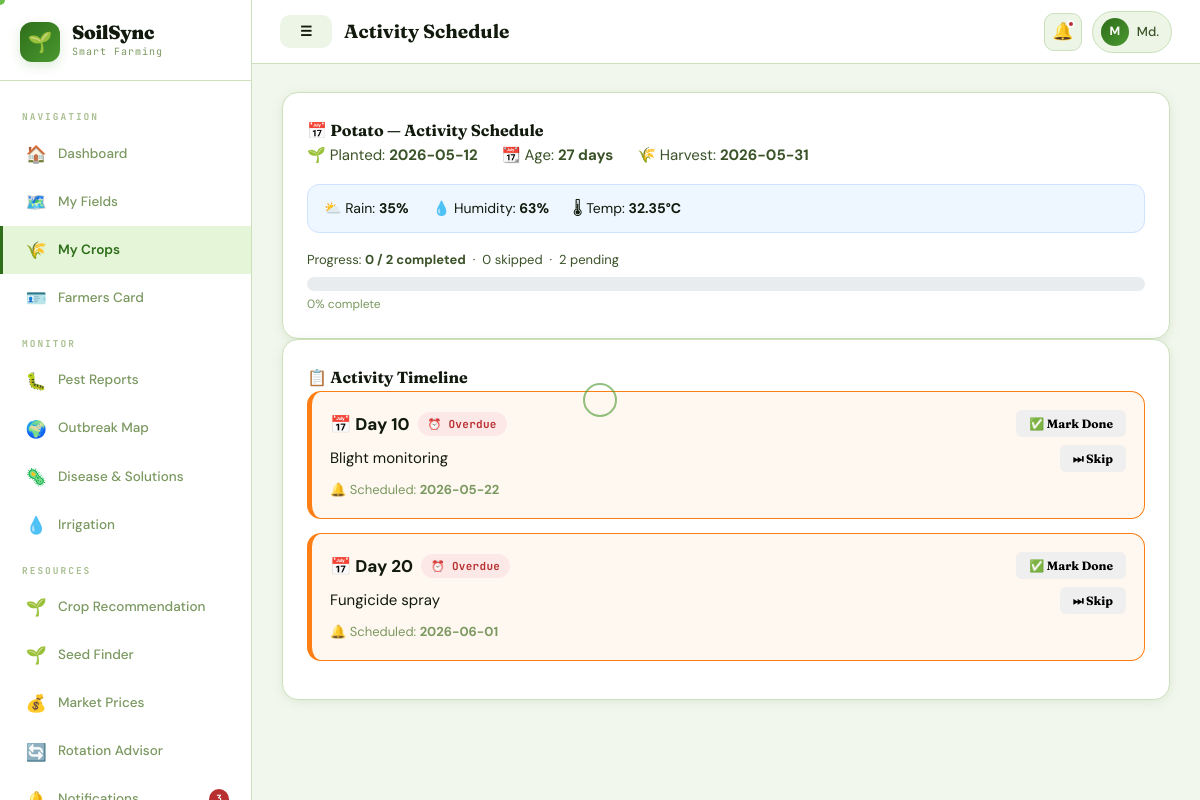
The page /activity_schedule.php?crop=3 (signed in) on the database its author committed.
### tables this page shows
CREATE TABLE `users` (
  `id` int(11) NOT NULL,
  `name` varchar(100) NOT NULL,
  `phone` varchar(20) NOT NULL,
  `password` varchar(255) NOT NULL,
  `role` enum('farmer','expert','admin') DEFAULT 'farmer',
  `location_id` int(11) DEFAULT NULL,
  `created_at` timestamp NOT NULL DEFAULT current_timestamp(),
  `fc_card_number` varchar(20) DEFAULT NULL,
  `fc_category` enum('landless','marginal','small','medium','large') DEFAULT NULL,
  `fc_land_size` decimal(8,2) DEFAULT NULL,
  `fc_bank_account` varchar(30) DEFAULT NULL,
  `fc_registered_at` datetime DEFAULT NULL,
  `fc_phase` enum('pre_pilot','pilot','national') DEFAULT NULL
);

CREATE TABLE `farmer_crops` (
  `id` int(11) NOT NULL,
  `user_id` int(11) NOT NULL,
  `crop_id` int(11) NOT NULL,
  `field_id` int(11) DEFAULT NULL,
  `seed_id` int(11) DEFAULT NULL,
  `planted_date` date NOT NULL,
  `expected_harvest` date DEFAULT NULL,
  `status` enum('growing','harvested','failed') DEFAULT 'growing',
  `created_at` timestamp NOT NULL DEFAULT current_timestamp()
);

CREATE TABLE `crops` (
  `id` int(11) NOT NULL,
  `name` varchar(100) NOT NULL,
  `description` text DEFAULT NULL
);

CREATE TABLE `weather_data` (
  `id` int(11) NOT NULL,
  `location_id` int(11) DEFAULT NULL,
  `temperature` decimal(5,2) DEFAULT NULL,
  `rainfall` decimal(5,2) DEFAULT NULL,
  `humidity` int(11) DEFAULT NULL,
  `rain_probability` int(11) DEFAULT 0,
  `recorded_at` timestamp NOT NULL DEFAULT current_timestamp()
);

CREATE TABLE `activity_schedule` (
  `id` int(11) NOT NULL,
  `user_id` int(11) DEFAULT NULL,
  `farmer_crop_id` int(11) DEFAULT NULL,
  `day_number` int(11) NOT NULL,
  `activity` text NOT NULL,
  `weather_note` text DEFAULT NULL,
  `status` enum('pending','done','skipped') NOT NULL DEFAULT 'pending',
  `completed_at` datetime DEFAULT NULL,
  `completion_note` varchar(255) DEFAULT NULL
);

### db.php (called while the page is built, shortened)
<?php
function isLoggedIn(): bool {
    return isset($_SESSION['user_id']) && !empty($_SESSION['user_id']);
}
function currentUser($conn): ?array {
    $id = (int)$_SESSION['user_id'];
    $r = $conn->query("
        SELECT u.*, l.division, l.district
        FROM users u
        LEFT JOIN locations l ON u.location_id=l.id
        WHERE u.id=$id
        LIMIT 1
    ");
    return $r ? $r->fetch_assoc() : null;
}
function unreadCount($conn, int $uid): int {
    $r = $conn->query("
        SELECT COUNT(*) AS c
        FROM notifications
        WHERE user_id=$uid AND is_read=0
    ");
    return $r ? (int)$r->fetch_assoc()['c'] : 0;
}
?>

### activity_schedule.php (the view, shortened to what this page needs)
<?php
require_once 'db.php';
$pageTitle = 'Activity Schedule';
$activeNav = 'crops';
$user  = currentUser($conn);
$uid   = (int)$user['id'];
$locId = (int)($user['location_id'] ?? 0);
$cropId = (int)($_GET['crop'] ?? 0);
$crop = $conn->query("
    SELECT fc.*, c.name AS crop_name
    FROM farmer_crops fc
    JOIN crops c ON fc.crop_id = c.id
    WHERE fc.id = $cropId AND fc.user_id = $uid
")->fetch_assoc();
$daysElapsed = (int) floor(
    (time() - strtotime($crop['planted_date'])) / 86400
);
$weather = null;
if ($locId) {
    $w = $conn->query("
        SELECT * FROM weather_data
        WHERE location_id = $locId
        ORDER BY recorded_at DESC LIMIT 1
    ");
    if ($w) $weather = $w->fetch_assoc();
}
function applyWeatherLogic(string $activity, ?array $weather): array
{
    $note   = '';
    $urgent = false;
    return [$activity, $note, $urgent];
}
$existing = $conn->query("SELECT * FROM activity_schedule WHERE farmer_crop_id=$cropId AND user_id=$uid AND status='pending'");
while ($row = $existing->fetch_assoc()) {
    [, $updatedNote, ] = applyWeatherLogic($row['activity'], $weather);
    $safeNote = $conn->real_escape_string($updatedNote);
    $conn->query("UPDATE activity_schedule SET weather_note='$safeNote' WHERE id={$row['id']}");
}
$activities = $conn->query("
    SELECT * FROM activity_schedule
    WHERE farmer_crop_id=$cropId AND user_id=$uid
    ORDER BY day_number ASC
");
$statsRow = $conn->query("
    SELECT
        COUNT(*) AS total,
        SUM(status='done') AS done_count,
        SUM(status='skipped') AS skipped_count,
        SUM(status='pending') AS pending_count
    FROM activity_schedule
    WHERE farmer_crop_id=$cropId AND user_id=$uid
")->fetch_assoc();
$total      = (int)$statsRow['total'];
$doneCount  = (int)$statsRow['done_count'];
$skipCount  = (int)$statsRow['skipped_count'];
$pendCount  = (int)$statsRow['pending_count'];
$pct        = $total > 0 ? round(($doneCount / $total) * 100) : 0;
include 'layout.php';
?>
<div class="card">
    <div class="card-title">📅 <?= htmlspecialchars($crop['crop_name']) ?> — Activity Schedule</div>
    <div style="display:flex; gap:24px; flex-wrap:wrap; color:var(--text2); margin-bottom:16px">
        <span>🌱 Planted: <b><?= $crop['planted_date'] ?></b></span>
        <span>📆 Age: <b><?= $daysElapsed ?> days</b></span>
        <span>🌾 Harvest: <b><?= $crop['expected_harvest'] ?></b></span>
    </div>
    <?php if ($weather): ?>
    <div style="padding:12px 16px; border-radius:12px; background:#eef6ff; border:1px solid #cfe2ff; display:flex; gap:24px; flex-wrap:wrap; font-size:14px; margin-bottom:16px">
        <span><?= $weather['rain_probability'] > 60 ? '🌧️' : ($weather['rain_probability'] > 30 ? '⛅' : '☀️') ?>
            Rain: <b><?= $weather['rain_probability'] ?>%</b></span>
        <span>💧 Humidity: <b><?= $weather['humidity'] ?>%</b></span>
        <span>🌡 Temp: <b><?= $weather['temperature'] ?>°C</b></span>
    </div>
    <?php endif; ?>
    <div style="font-size:13px; color:var(--text2); margin-bottom:6px">
        Progress: <b><?= $doneCount ?> / <?= $total ?> completed</b>
        &nbsp;·&nbsp; <?= $skipCount ?> skipped
        &nbsp;·&nbsp; <?= $pendCount ?> pending
    </div>
    <div style="background:#e9ecef; border-radius:20px; height:14px; overflow:hidden">
    </div>
    <div style="font-size:12px; color:var(--text3); margin-top:4px"><?= $pct ?>% complete</div>
</div>
<div class="card">
    <div class="card-title">📋 Activity Timeline</div>
    <?php if ($activities->num_rows === 0): ?>
        <div class="empty-state">No activities yet. They will appear as your crop grows.</div>
    <?php else: ?>
    <?php while ($a = $activities->fetch_assoc()):
        $activityDate = date('Y-m-d', strtotime($crop['planted_date'] . " +" . $a['day_number'] . " days"));
        $today        = date('Y-m-d');
        $isToday      = ($activityDate === $today);
        $isPast       = ($activityDate < $today);
        $isUrgent     = str_contains($a['activity'], '🚨');
        $status       = $a['status'];
        if ($status === 'done') {
            $bg = '#f0fff4'; $borderColor = '#198754';
        } elseif ($status === 'skipped') {
            $bg = '#f8f9fa'; $borderColor = '#adb5bd';
        } elseif ($isUrgent) {
            $bg = '#fff0f0'; $borderColor = '#dc3545';
        } elseif ($isToday) {
            $bg = '#fff3cd'; $borderColor = '#f0ad00';
        } elseif ($isPast) {
            $bg = '#fff8f0'; $borderColor = '#fd7e14';
        } else {
            $bg = 'var(--surface)'; $borderColor = 'var(--border)';
        }
    ?>
    <div style="
        padding:18px;
        border:1px solid <?= $borderColor ?>;
        border-left:5px solid <?= $borderColor ?>;
        border-radius:14px;
        margin-bottom:14px;
        background:<?= $bg ?>;
        <?= $status !== 'pending' ? 'opacity:0.85;' : '' ?>
    ">
        <div style="display:flex; justify-content:space-between; gap:16px; flex-wrap:wrap">
            <div style="flex:1">
                <div style="display:flex; align-items:center; gap:8px; flex-wrap:wrap; margin-bottom:8px">
                    <span style="font-size:17px; font-weight:800">📅 Day <?= $a['day_number'] ?></span>
                    <?php if ($status === 'done'): ?>
                        <span class="badge badge-success">✅ Done</span>
                    <?php elseif ($status === 'skipped'): ?>
                        <span class="badge badge-gray">⏭ Skipped</span>
                    <?php elseif ($isUrgent): ?>
                        <span class="badge badge-danger">🚨 Urgent</span>
                    <?php elseif ($isToday): ?>
                        <span class="badge badge-warning">⚠️ Today</span>
                    <?php elseif ($isPast): ?>
                        <span class="badge badge-danger">⏰ Overdue</span>
                    <?php else: ?>
                        <span class="badge badge-info">📅 Upcoming</span>
                    <?php endif; ?>
                </div>
                <div style="font-size:15px; <?= $status === 'done' ? 'text-decoration:line-through; color:var(--text3)' : '' ?>">
                    <?= htmlspecialchars($a['activity']) ?>
                </div>
                <div style="margin-top:8px; font-size:13px; color:var(--text3)">
                    🔔 Scheduled: <b><?= $activityDate ?></b>
                </div>
            </div>
            <div style="display:flex; flex-direction:column; gap:8px; align-items:flex-end">
                <?php if ($status === 'pending'): ?>
                <button
                    class="btn btn-success btn-sm"
                    onclick="toggleForm('form-<?= $a['id'] ?>')"
                >
                    ✅ Mark Done
                </button>
                <button
                    class="btn btn-warning btn-sm"
                    onclick="toggleForm('skip-<?= $a['id'] ?>')"
                >
                    ⏭ Skip
                </button>
                <?php endif; ?>
            </div>
        </div>
    </div>
    <?php endwhile; ?>
    <?php endif; ?>
</div>
<?php include 'layout_end.php'; ?>

### layout.php (shortened to what this page needs)
<?php
$user        = currentUser($conn);
$uid         = $user ? (int)$user['id'] : 0;
$userName    = $user['name'] ?? 'User';
$userInitial = strtoupper(substr($userName, 0, 1));
$userRole    = $user['role'] ?? 'farmer';
$notifCount  = $uid ? unreadCount($conn, $uid) : 0;
$nav = [];
switch ($userRole) {
 case 'farmer':
$nav = [
  'main' => [
    ['href'=>'dashboard.php','icon'=>'🏠','label'=>'Dashboard','key'=>'dashboard'],
    ['href'=>'fields.php','icon'=>'🗺️','label'=>'My Fields','key'=>'fields'],
    ['href'=>'crops.php','icon'=>'🌾','label'=>'My Crops','key'=>'crops'],
    ['href'=>'farmers_card.php','icon'=>'🪪','label'=>'Farmers Card','key'=>'farmers_card'],
  ],
  'monitor' => [
    ['href'=>'pest_report.php','icon'=>'🐛','label'=>'Pest Reports','key'=>'pest'],
    ['href'=>'outbreak_map.php','icon'=>'🌍','label'=>'Outbreak Map','key'=>'outbreak'],
    ['href'=>'disease.php','icon'=>'🦠','label'=>'Disease & Solutions','key'=>'disease'],
    ['href'=>'irrigation.php','icon'=>'💧','label'=>'Irrigation','key'=>'irrigation'],
  ],
  'resources' => [
    ['href'=>'crop_recommend.php','icon'=>'🌱','label'=>'Crop Recommendation','key'=>'crop_recommend'],
    ['href'=>'seeds.php','icon'=>'🌱','label'=>'Seed Finder','key'=>'seeds'],
    ['href'=>'market.php','icon'=>'💰','label'=>'Market Prices','key'=>'market'],
    ['href'=>'crop_rotation.php','icon'=>'🔄','label'=>'Rotation Advisor','key'=>'rotation'],
    ['href'=>'notifications.php','icon'=>'🔔','label'=>'Notifications','key'=>'notifications','badge'=>$notifCount],
  ],
  'support' => [
    ['href'=>'faq.php','icon'=>'❓','label'=>'Ask Expert','key'=>'faq'],
    ['href'=>'my_questions.php','icon'=>'📝','label'=>'My Questions','key'=>'myq'],
    ['href'=>'loan_hub.php','icon'=>'🏦','label'=>'Loan Hub','key'=>'loan_hub'],
    ['href'=>'compliance_checker.php','icon'=>'⚖️','label'=>'Compliance Checker','key'=>'compliance'],
  ],
];
break;
}
?>
<!DOCTYPE html>
<html lang="en" data-theme="light">
<head>
  <link rel="stylesheet" href="style.css">
</head>
<body>
<div class="app-layout">
  <aside class="sidebar" id="sidebar">
    <div class="sidebar-logo">
      <div class="logo-badge">🌱</div>
      <div class="logo-text-wrap">
        <div class="logo-name">SoilSync</div>
        <div class="logo-tag">Smart Farming</div>
      </div>
    </div>
    <nav class="sidebar-nav">
      <?php
      $sectionLabels = [
        'main'=>'Navigation',
        'monitor'=>'Monitor',
        'resources'=>'Resources',
        'expert'=>'Expert Tools',
        'admin'=>'Administration'
      ];
      foreach ($nav as $section => $items):
      ?>
        <div class="nav-section-label">
          <?= $sectionLabels[$section] ?? ucfirst($section) ?>
        </div>
        <?php foreach ($items as $item):
          $isActive = ($activeNav ?? '') === $item['key'];
        ?>
          <a href="<?= $item['href'] ?>" class="nav-item <?= $isActive ? 'active' : '' ?>">
            <span class="nav-ic"><?= $item['icon'] ?></span>
            <span><?= $item['label'] ?></span>
            <?php if (!empty($item['badge']) && $item['badge'] > 0): ?>
              <span class="nav-badge"><?= $item['badge'] ?></span>
            <?php endif; ?>
          </a>
        <?php endforeach; ?>
      <?php endforeach; ?>
    </nav>
  </aside>
  <div class="main-wrap">
    <header class="topbar">
      <div class="topbar-left">
        <button class="mobile-menu-btn btn" id="mobileMenuBtn">☰</button>
        <span class="topbar-title"><?= htmlspecialchars($pageTitle ?? 'Dashboard') ?></span>
      </div>
      <div class="topbar-right">
        <a href="notifications.php" class="topbar-notif-btn">
          🔔
          <?php if ($notifCount > 0): ?>
            <span class="notif-dot"></span>
          <?php endif; ?>
        </a>
        <div class="topbar-user">
          <div class="t-av"><?= $userInitial ?></div>
          <span><?= htmlspecialchars(explode(' ', $userName)[0]) ?></span>
        </div>
      </div>
    </header>
    <div class="page-body">

### rows shown on the page
users: name "M", name "Md."
farmer_crops: crop.name "Potato", planted_date "2026-05-12", planted_date "27", expected_harvest "2026-05-31"
weather_data: rain_probability "35", humidity "63", temperature "32.35"
activity_schedule: day_number "10", status "⏰ Overdue", activity "Blight monitoring", activityDate "2026-05-22"
activity_schedule: day_number "20", status "⏰ Overdue", activity "Fungicide spray", activityDate "2026-06-01"

### other values the page prints
$sectionLabels[$section] "NAVIGATION"
$item['icon'] "🏠"
$item['label'] "Dashboard"
$item['icon'] "🗺️"
$item['label'] "My Fields"
$item['icon'] "🌾"
$item['label'] "My Crops"
$item['icon'] "🪪"
$item['label'] "Farmers Card"
$sectionLabels[$section] "MONITOR"
$item['icon'] "🐛"
$item['label'] "Pest Reports"
$item['icon'] "🌍"
$item['label'] "Outbreak Map"
$item['icon'] "🦠"
